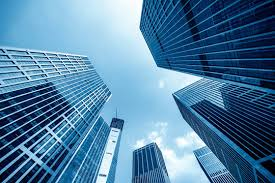
#> input picture EdgeDetection/images/building.png, 275 x 183 px
$ python hough_line_segments.py
#> lines starting #> are read from the running program, lines starting #| are printed output that depends on the picture; after the words box and inside, x2 and y2 are one past the last pixel; in counts of white or black regions, pixels touching at a corner belong together
import cv2
import numpy as np


src = cv2.imread('images/building.png', cv2.IMREAD_GRAYSCALE)
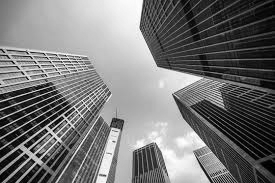
#> src: shape (183, 275); min 0, max 254, mean 117.8
if src is None:
    exit()

edge = cv2.Canny(src, 50, 150)
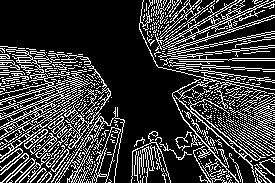
#> edge: shape (183, 275); 22.8% white in thin lines or dots
lines = cv2.HoughLinesP(edge, 1, np.pi / 180, 100, minLineLength=50, maxLineGap=5)
#> lines = 25 rows, first 6: [150, 53, 268, 0], [153, 57, 274, 31], [0, 117, 99, 75], [170, 51, 274, 17], [35, 92, 97, 72], [1, 100, 96, 71]
dst = cv2.cvtColor(edge, cv2.COLOR_GRAY2BGR)
#> dst: shape (183, 275, 3); 22.8% white in thin lines or dots

if lines is not None:
    for i in range(lines.shape[0]):
        pt1 = (lines[i][0][0], lines[i][0][1])
        pt2 = (lines[i][0][2], lines[i][0][3])
        cv2.line(dst, pt1, pt2, (0, 0, 255), 2, cv2.LINE_AA)
#> this loop made 25 passes
#> (pt1, pt2) on passes 1 to 12: ((150, 53), (268, 0)), ((153, 57), (274, 31)), ((0, 117), (99, 75)), ((170, 51), (274, 17)), ((35, 92), (97, 72)), ((1, 100), (96, 71)), ((158, 42), (214, 0)), ((167, 62), (272, 69)), ((178, 57), (274, 47)), ((160, 57), (274, 33)), ((0, 158), (103, 83)), ((15, 181), (83, 113))
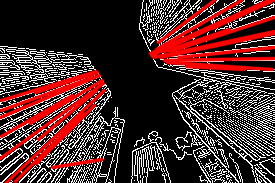
#> dst: shape (183, 275, 3); mean B, G, R 44.9, 44.9, 80.4

cv2.imshow('src', src)
cv2.imshow('dst', dst)
cv2.waitKey()
cv2.destroyAllWindows()

$ run again, with EdgeDetection/images/img.png copied over EdgeDetection/images/building.png
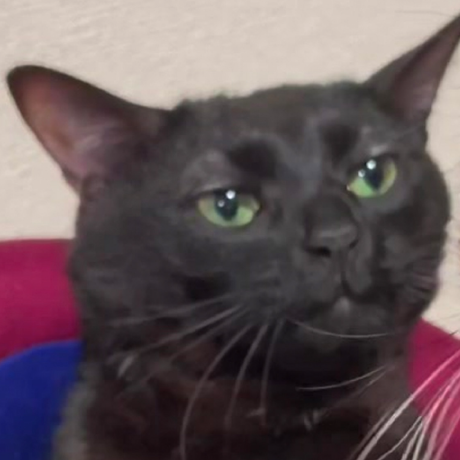
#> input picture EdgeDetection/images/img.png, 460 x 460 px
#> `src = cv2.imread('images/building.png', cv2.IMREAD_GRAYSCALE)`:
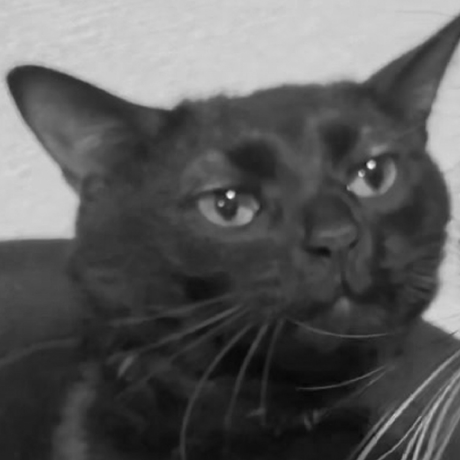
#> src: shape (460, 460); min 6, max 247, mean 90.7
#> `edge = cv2.Canny(src, 50, 150)`:
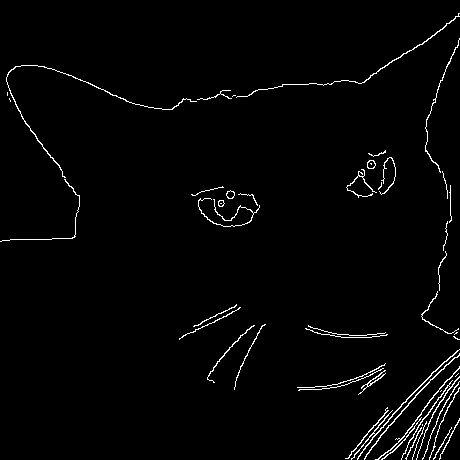
#> edge: shape (460, 460); 2% white in thin lines or dots
#> lines = None
#> dst: shape (460, 460, 3); 2% white in thin lines or dots
